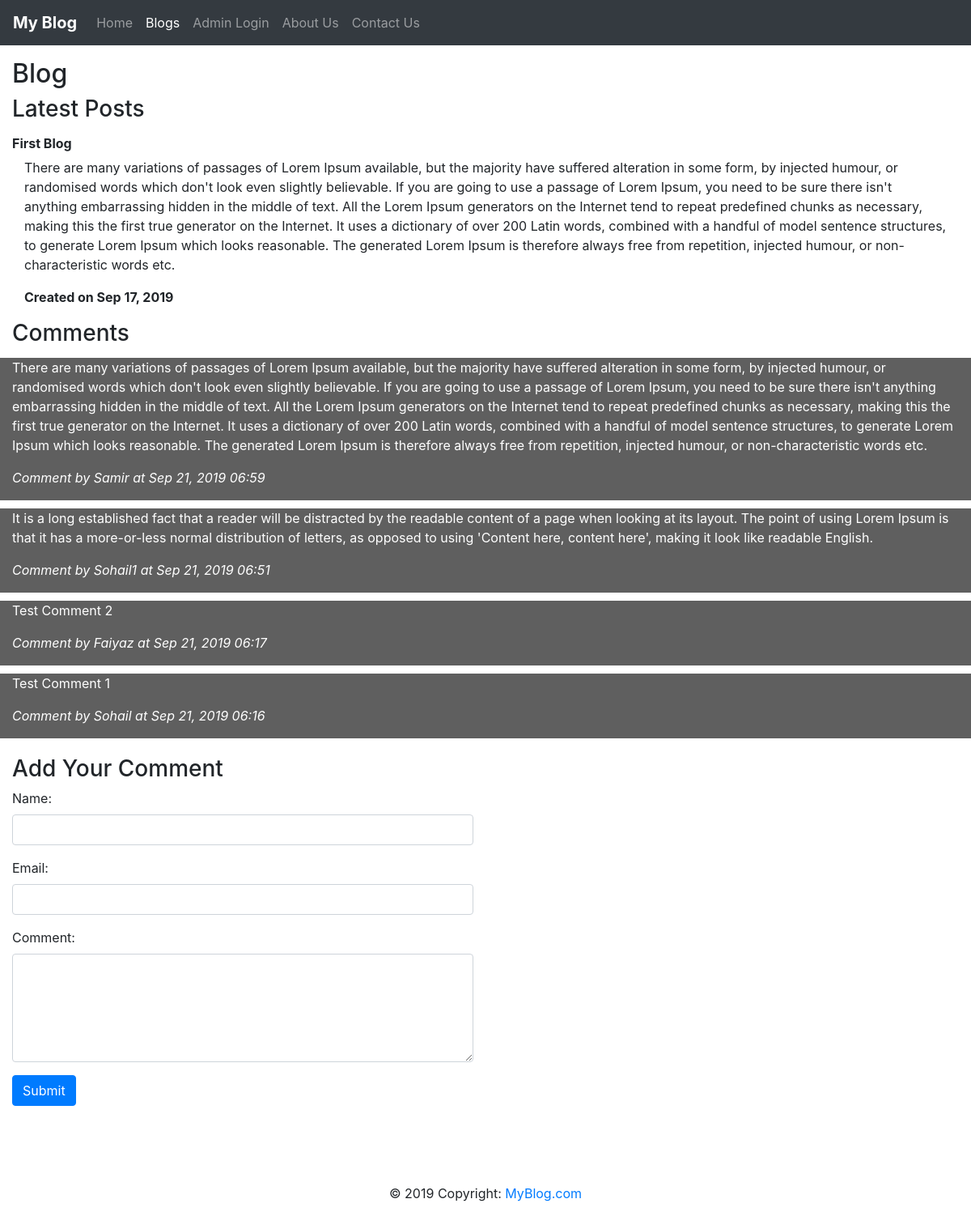
The page /home/blogdetail/first-blog on the database its author committed.
### tables this page shows
CREATE TABLE `posts` (
  `id` int(11) NOT NULL,
  `title` varchar(255) NOT NULL,
  `slug` varchar(255) NOT NULL,
  `description` text NOT NULL,
  `enable` int(1) DEFAULT '1' COMMENT '0 = Active, 1 = Deactive',
  `created_at` timestamp NULL DEFAULT CURRENT_TIMESTAMP,
  `updated_at` timestamp NULL DEFAULT CURRENT_TIMESTAMP ON UPDATE CURRENT_TIMESTAMP
);

CREATE TABLE `comments` (
  `id` int(11) NOT NULL,
  `post_id` int(11) NOT NULL,
  `user_id` int(11) DEFAULT NULL,
  `name` varchar(255) NOT NULL,
  `email` varchar(255) NOT NULL,
  `comment` text NOT NULL,
  `enable` int(1) DEFAULT '1' COMMENT '0 = Active, 1 = Deactive',
  `created_at` timestamp NULL DEFAULT CURRENT_TIMESTAMP,
  `updated_at` timestamp NULL DEFAULT CURRENT_TIMESTAMP ON UPDATE CURRENT_TIMESTAMP
);

### application/libraries/Template.php (called while the page is built)
<?php
class Template {
		var $template_data = array();
		function set($content_area, $value) {
			$this->template_data[$content_area] = $value;
		}
		function load($template = '', $name ='', $view = '' , $view_data = array(), $return = FALSE) {
			$this->CI =& get_instance();
			$this->set($name , $this->CI->load->view($view, $view_data, TRUE));
			$this->CI->load->view('layouts/'.$template, $this->template_data);
		}
}

### application/controllers/home.php (called while the page is built, shortened)
<?php
Class home extends CI_Controller {
	public function blogdetail($slug='') {
		$data = array();
		$data['slug'] = $slug;
		$blog = $this->post_model->get_where_single("enable='1' AND slug='{$slug}'");
		$data['blog'] = $blog;
		$comments = $this->comment_model->get_blog_comments($blog->id);
		$data['comments'] = $comments;
		$this->template->set('title', 'My Blog - Blog Detail');
		$this->template->load('default', 'contents' , 'blogdetail', $data);
	}
}

### index.php (called while the page is built, shortened)
<?php
require_once BASEPATH.'core/CodeIgniter.php';

### application/core/MY_Model.php (called while the page is built, shortened)
<?php
Class MY_Model extends CI_Model {
    protected $table = '';
    public function get_where_single($where, $order_by="id DESC") {
        return $this->db->where($where)
						->order_by($order_by)
                        ->get($this->table)
                        ->row();
    }
}

### application/models/comment_model.php (called while the page is built, shortened)
<?php
Class comment_model extends MY_Model {
    protected $table = 'comments';
    public function get_blog_comments($blog_id=0) {
        $sql= "SELECT * FROM {$this->table} c WHERE c.enable='1' AND c.post_id='{$blog_id}' ORDER BY c.id DESC";
        $query = $this->db->query($sql);
        $result = $query->result();
        return $result;
    }
}

### application/views/blogdetail.php (the view, shortened to what this page needs)
<h2>Blog</h2>
<div class="row">
	<div class="col-md-12">
		<h3>Latest Posts</h3>
		<div class="row mt-3">
			<div class="col-md-12">
				<h6><strong><?php echo $blog->title; ?></strong></h6>
				<div class="col-md-12"><?php echo $blog->description; ?></div>
				<div class="col-md-12">
					<strong>Created on <?php echo date('M d, Y', strtotime($blog->created_at)); ?></strong>
				</div>
			</div>
		</div>
		<?php
			if(!empty($comments)) {
		?>
		<div class="row  mt-3">
			<div class="col-md-12">
				<h3>Comments</h3>
			</div>
			<?php
				foreach($comments as $key => $comment) {
			?>
			<div class="col-md-12" style="background-color:#5f5f5f; margin-top:5px; margin-bottom:5px; color:#ffffff; ">
				<p><?php echo $comment->comment; ?></p>
				<p><i><?php echo 'Comment by ' . $comment->name . ' at ' . date('M d, Y H:i', strtotime($comment->created_at)); ?></i></p>
			</div>
			<?php
				}
			?>
		</div>
		<?php
			}
		?>
		<div class="row  mt-3">
			<div class="col-md-12">
				<h3>Add Your Comment</h3>
			</div>
			<div class="col-md-6">
				<?php echo form_open('home/blogdetail/' . $slug, array('id' => 'frm_comment', 'name' => 'frm_comment', 'action' => 'post')); ?>
				<form action="" method="post" id="frm_comment" name="frm_comment">
					<div class="form-group">
						<label for="name">Name:</label>
						<input type="text" class="form-control" id="name" name="name" >
					</div>
					<div class="form-group">
						<label for="email">Email:</label>
						<input type="text" class="form-control" id="email" name="email" >
					</div>
					<div class="form-group">
						<label for="comment">Comment:</label>
						<textarea class="form-control" rows="5" id="comment" name="comment" ></textarea>
					</div>
					<button type="submit" class="btn btn-primary">Submit</button>
				</form>
			</div>
		</div>
	</div>
</div>

### application/views/layouts/default.php (shortened to what this page needs)
<!DOCTYPE html>
<html lang="en">
<head>
	<?php echo link_tag('assests/vendor/bootstrap/css/bootstrap.min.css'); ?>
	<?php echo link_tag('assests/vendor/fontawesome-free/css/all.min.css'); ?>
	<?php echo link_tag('assests/vendor/datatables/dataTables.bootstrap4.css'); ?>
	<?php echo link_tag('assests/css/sb-admin.css'); ?>
  </head>
  <body id="page-top">
	<?php include APPPATH.'views/layouts/header.php';?>
    <div id="wrapper">
      <div id="content-wrapper">
        <div class="container-fluid">
            <?php echo $contents ?>
        </div>
      </div>
    </div>
	<?php include APPPATH.'views/layouts/footer.php';?>
  </body>
</html>

### application/views/layouts/header.php (shortened to what this page needs)
<?php
	$action_name = $this->router->fetch_method();
	$home_sel = $blog_sel = $login_sel = $about_sel = $contact_sel = "";
	$home_act = $blog_act = $login_act = $about_act = $contact_act = "";
	if($action_name == 'index') {
		$home_sel = '<span class="sr-only">(current)</span>';
		$home_act = 'active';
	} else if($action_name == 'blogs' || $action_name == 'blogdetail') {
		$blog_sel = '<span class="sr-only">(current)</span>';
		$blog_act = 'active';
	} else if($action_name == 'login') {
		$login_sel = '<span class="sr-only">(current)</span>';
		$login_act = 'active';
	} else if($action_name == 'about') {
		$about_sel = '<span class="sr-only">(current)</span>';
		$about_act = 'active';
	} else if($action_name == 'contact') {
		$contact_sel = '<span class="sr-only">(current)</span>';
		$contact_act = 'active';
	}
?>
<header>
	<nav class="navbar navbar-expand-lg navbar-dark bg-dark">
	  <a class="navbar-brand" href="<?php echo base_url('/'); ?>"><strong>My Blog</strong></a>
	  <div class="collapse navbar-collapse" id="navbarNavDropdown">
		<ul class="navbar-nav">
		  <li class="nav-item <?php echo $home_act; ?>">
			<a class="nav-link" href="<?php echo base_url('/'); ?>">Home <?php echo $home_sel; ?></a>
		  </li>
		  <li class="nav-item <?php echo $blog_act; ?>">
			<a class="nav-link" href="<?php echo base_url('/home/blogs'); ?>">Blogs <?php echo $blog_sel; ?></a>
		  </li>
		  <li class="nav-item <?php echo $login_act; ?>">
			<a class="nav-link" href="<?php echo base_url('/admin/login'); ?>">Admin Login <?php echo $login_sel; ?></a>
		  </li>
		  <li class="nav-item <?php echo $about_act; ?>">
			<a class="nav-link" href="<?php echo base_url('/home/about'); ?>">About Us <?php echo $about_sel; ?></a>
		  </li>
		  <li class="nav-item <?php echo $contact_act; ?>">
			<a class="nav-link" href="<?php echo base_url('/home/contact'); ?>">Contact Us <?php echo $contact_sel; ?></a>
		  </li>
		</ul>
	  </div>
	</nav>
</header>

### application/views/layouts/footer.php
<footer class="page-footer font-small blue">
  <div class="footer-copyright text-center py-3">© 2019 Copyright: <a href="#"> MyBlog.com</a>
  </div>
</footer>

### assests/css/sb-admin.css (style rules this page uses)
html { position: relative; min-height: 100%; }
body { height: 100%; }
#wrapper { display: -webkit-box; display: -ms-flexbox; display: flex; }
#wrapper #content-wrapper { overflow-x: hidden; width: 100%; padding-top: 1rem; padding-bottom: 80px; }
.navbar-nav .nav-item.active .nav-link { color: #fff; }
:root { --input-padding-x: 0.75rem; --input-padding-y: 0.75rem; }

### rows shown on the page
posts: title "First Blog", description "There are many variations of passages of Lorem Ipsum available, but the majority have suffered alteration in some form, by injected humour, or randomised words which don't look even slightly believable. If you are going to use a passage of Lorem Ipsum, you need to be sure there isn't anything embarrassing hidden in the middle of text. All the Lorem Ipsum generators on the Internet tend to repeat predefined chunks as necessary, making this the first true generator on the Internet. It uses a dictionary of over 200 Latin words, combined with a handful of model sentence structures, to generate Lorem Ipsum which looks reasonable. The generated Lorem Ipsum is therefore always free from…", created_at "Sep 17, 2019"
comments: comment "There are many variations of passages of Lorem Ipsum available, but the majority have suffered alteration in some form, by injected humour, or randomised words which don't look even slightly believable. If you are going to use a passage of Lorem Ipsum, you need to be sure there isn't anything embarrassing hidden in the middle of text. All the Lorem Ipsum generators on the Internet tend to repeat predefined chunks as necessary, making this the first true generator on the Internet. It uses a dictionary of over 200 Latin words, combined with a handful of model sentence structures, to generate Lorem Ipsum which looks reasonable. The generated Lorem Ipsum is therefore always free from…", name "Samir", created_at "Sep 21, 2019 06:59"
comments: comment "It is a long established fact that a reader will be distracted by the readable content of a page when looking at its layout. The point of using Lorem Ipsum is that it has a more-or-less normal distribution of letters, as opposed to using 'Content here, content here', making it look like readable English.", name "Sohail1", created_at "Sep 21, 2019 06:51"
comments: comment "Test Comment 2", name "Faiyaz", created_at "Sep 21, 2019 06:17"
comments: comment "Test Comment 1", name "Sohail", created_at "Sep 21, 2019 06:16"
